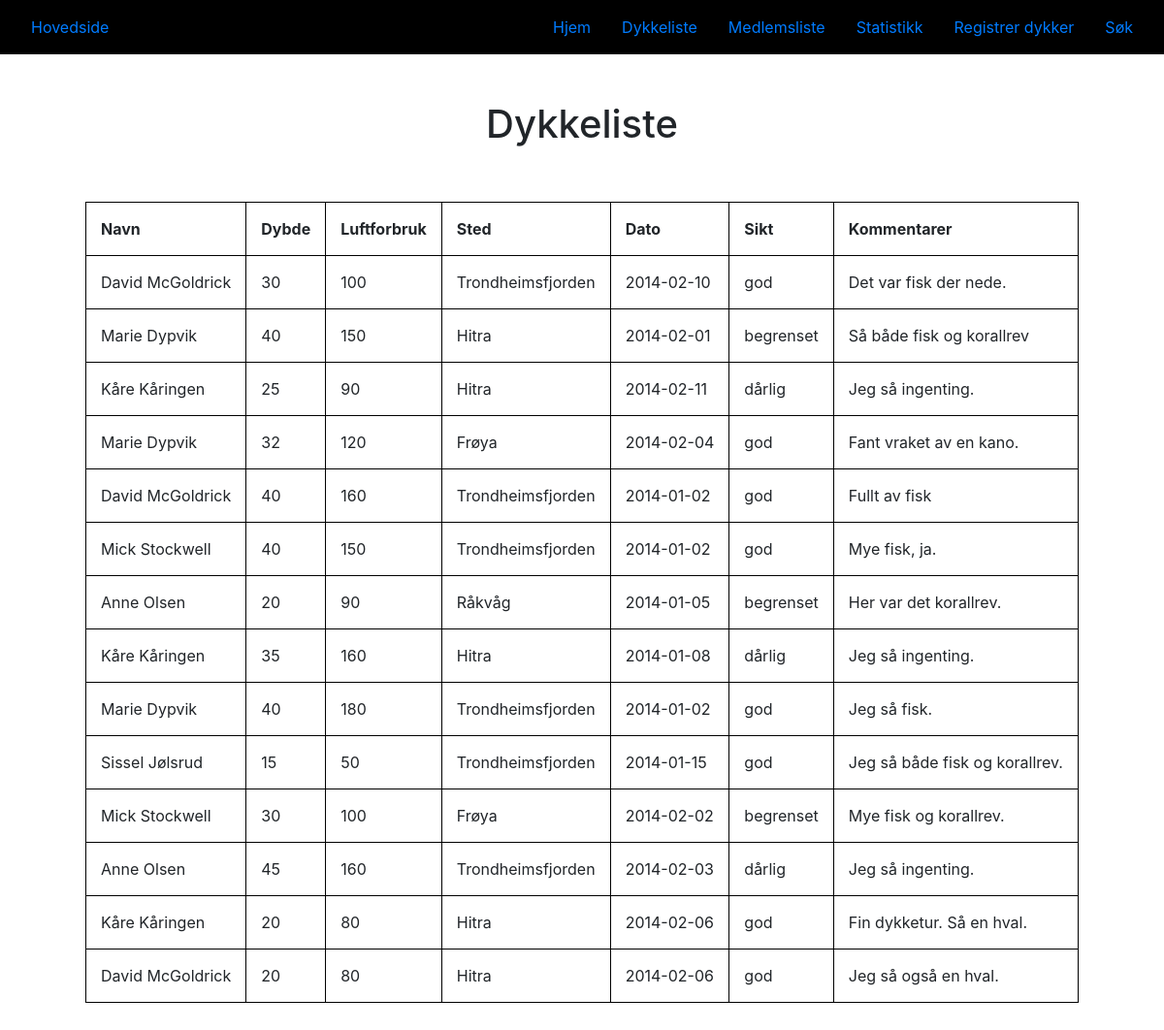
/database/dykk.php, run on the app's committed database.
### tables this page shows
CREATE TABLE `dykk` (
  `dykkID` int(11) NOT NULL,
  `dato` date NOT NULL,
  `sted` varchar(45) NOT NULL,
  `dybde` int(11) NOT NULL,
  `luftforbruk` int(11) NOT NULL,
  `kommentarer` mediumtext NOT NULL,
  `siktID` int(11) NOT NULL,
  `dykkerID` int(11) NOT NULL
);

CREATE TABLE `dykker` (
  `dykkerID` int(11) NOT NULL,
  `fornavn` varchar(45) NOT NULL,
  `etternavn` varchar(45) NOT NULL,
  `medlemSiden` date NOT NULL
);

CREATE TABLE `sikt` (
  `siktID` int(11) NOT NULL,
  `kategori` varchar(45) NOT NULL
);

### database/dykk.php (the view, shortened to what this page needs)
<!doctype html>
<html>
	<head>
		<link rel="stylesheet" href="css/dykk.css">
		<link rel="stylesheet" href="https://stackpath.bootstrapcdn.com/bootstrap/4.4.1/css/bootstrap.min.css">
	</head>
	<body>
		<nav class="navbar nav-bg">
		<ul class="nav menu ">
            <li class="nav-item">
                <a class="nav-link active" href="http://klasserom.net/208/elev20821/it1/index1.html">Hovedside</a>
			</li>
		</ul>
		<ul class="nav menu  justify-content-end">
            <li class="nav-item">
                <a class="nav-link" href="index.php">Hjem</a>
            </li>
            <li class="nav-item">
                <a class="nav-link" href="dykk.php">Dykkeliste</a>
            </li>
            <li class="nav-item">
                <a class="nav-link" href="medlemsliste.php">Medlemsliste</a>
            </li>
            <li class="nav-item">
                <a class="nav-link" href="statistikk.php">Statistikk</a>
            </li>
            <li class="nav-item">
                <a class="nav-link" href="registrer.php">Registrer dykker</a>
            </li>
            <li class="nav-item">
                <a class="nav-link" href="search.php">Søk</a>
            </li>
        </ul>
		</nav>
		<div class="container-fluid ">
		<div class="row m-5" style="justify-content:center;">
		<h1>Dykkeliste</h1>
		</div>
		<div class="row mb-5">
		<?php
		$conn = OpenCon();
		$sql = "SELECT dykkID, dato, sted, dybde, luftforbruk, kommentarer, fornavn, etternavn, medlemSiden, kategori\n"
		. "FROM dykk, dykker, sikt\n"
		. "WHERE dykk.dykkerID=dykker.dykkerID AND dykk.siktID=sikt.siktID  \n"
		. "ORDER BY `dykk`.`dykkID` ASC";
		$result = $conn->query($sql);
		if ($result->num_rows > 0) {
				echo "<table>";
				echo "<tr><th>"."Navn"."</th><th>"."Dybde"."</th><th>"."Luftforbruk"."</th><th>"."Sted"."</th><th>"."Dato"."</th><th>"."Sikt"."</th><th>"."Kommentarer"."</th></tr>";
				while($row = $result->fetch_assoc()) {
				echo
				"<tr><td>"
				.$row['fornavn']." ".$row['etternavn'].
				"</td><td>"
				.$row['dybde'].
				"</td><td>"
				.$row['luftforbruk'].
				"</td><td>"
				.$row['sted'].
				"</td><td>"
				.$row['dato'].
				"</td><td>"
				.$row['kategori'].
				"</td><td>"
				.$row['kommentarer'].
				"</td></tr>";
				}
				echo "</table>";}
		 else {
			echo "0 results";
		}
		?>
		</div>
		</div>
	<body>
</html>

### database/css/dykk.css (style rules this page uses)
.nav-bg { background-color: black; }
.nav-item a { color: white important; }
h1 { font-size: 2rem; text-align: center; }
table { margin: 0px auto; float: none; width:50%; }
table, th, td { white-space:nowrap; border: 1px solid black; padding: 15px; }

### data on the page
dykk: dykkerID.fornavn "David", dykkerID.etternavn "McGoldrick", dybde "30", luftforbruk "100", sted "Trondheimsfjorden", dato "2014-02-10", siktID.kategori "god", kommentarer "Det var fisk der nede."
dykk: dykkerID.fornavn "Marie", dykkerID.etternavn "Dypvik", dybde "40", luftforbruk "150", sted "Hitra", dato "2014-02-01", siktID.kategori "begrenset", kommentarer "Så både fisk og korallrev"
dykk: dykkerID.fornavn "Kåre", dykkerID.etternavn "Kåringen", dybde "25", luftforbruk "90", sted "Hitra", dato "2014-02-11", siktID.kategori "dårlig", kommentarer "Jeg så ingenting."
dykk: dykkerID.fornavn "Marie", dykkerID.etternavn "Dypvik", dybde "32", luftforbruk "120", sted "Frøya", dato "2014-02-04", siktID.kategori "god", kommentarer "Fant vraket av en kano."
dykk: dykkerID.fornavn "David", dykkerID.etternavn "McGoldrick", dybde "40", luftforbruk "160", sted "Trondheimsfjorden", dato "2014-01-02", siktID.kategori "god", kommentarer "Fullt av fisk"
dykk: dykkerID.fornavn "Mick", dykkerID.etternavn "Stockwell", dybde "40", luftforbruk "150", sted "Trondheimsfjorden", dato "2014-01-02", siktID.kategori "god", kommentarer "Mye fisk, ja."
dykk: dykkerID.fornavn "Anne", dykkerID.etternavn "Olsen", dybde "20", luftforbruk "90", sted "Råkvåg", dato "2014-01-05", siktID.kategori "begrenset", kommentarer "Her var det korallrev."
dykk: dykkerID.fornavn "Kåre", dykkerID.etternavn "Kåringen", dybde "35", luftforbruk "160", sted "Hitra", dato "2014-01-08", siktID.kategori "dårlig", kommentarer "Jeg så ingenting."
dykk: dykkerID.fornavn "Marie", dykkerID.etternavn "Dypvik", dybde "40", luftforbruk "180", sted "Trondheimsfjorden", dato "2014-01-02", siktID.kategori "god", kommentarer "Jeg så fisk."
dykk: dykkerID.fornavn "Sissel", dykkerID.etternavn "Jølsrud", dybde "15", luftforbruk "50", sted "Trondheimsfjorden", dato "2014-01-15", siktID.kategori "god", kommentarer "Jeg så både fisk og korallrev."
dykk: dykkerID.fornavn "Mick", dykkerID.etternavn "Stockwell", dybde "30", luftforbruk "100", sted "Frøya", dato "2014-02-02", siktID.kategori "begrenset", kommentarer "Mye fisk og korallrev."
dykk: dykkerID.fornavn "Anne", dykkerID.etternavn "Olsen", dybde "45", luftforbruk "160", sted "Trondheimsfjorden", dato "2014-02-03", siktID.kategori "dårlig", kommentarer "Jeg så ingenting."
dykk: dykkerID.fornavn "Kåre", dykkerID.etternavn "Kåringen", dybde "20", luftforbruk "80", sted "Hitra", dato "2014-02-06", siktID.kategori "god", kommentarer "Fin dykketur. Så en hval."
dykk: dykkerID.fornavn "David", dykkerID.etternavn "McGoldrick", dybde "20", luftforbruk "80", sted "Hitra", dato "2014-02-06", siktID.kategori "god", kommentarer "Jeg så også en hval."
